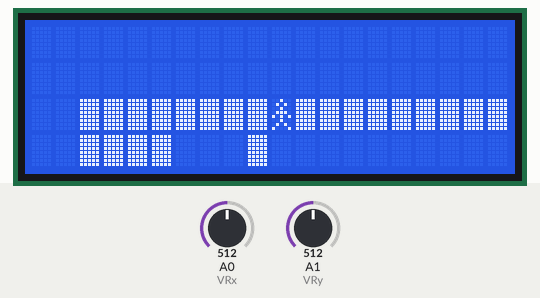
The sketch below on a simulated Arduino Uno, built with avr-gcc and run on an emulated ATmega328P. On the bench: 20×4 character LCD. The inputs (shaded band) are chosen by the test bench; at power-on: A1 (VRy) = 512, A0 (VRx) = 512. What the sketch prints to the serial monitor is not drawn.

Above: at 1.2 s.
1.3 s: A1 (VRy) set to 258
2.8 s: A1 (VRy) set to 234
At 3.15 s:
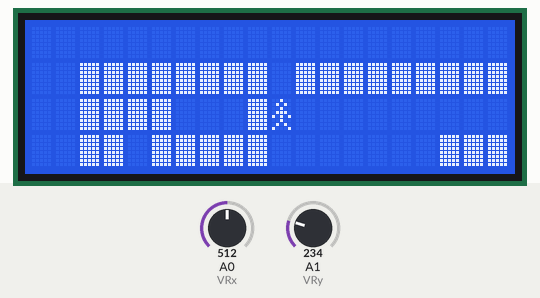
At 5.5 s:
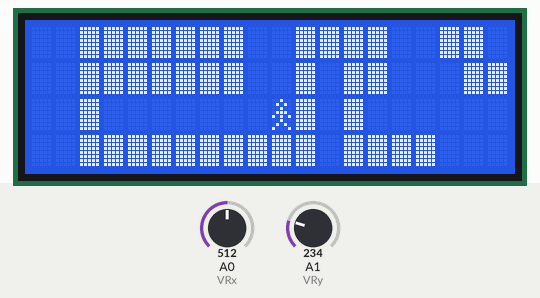
5.8 s: A0 (VRx) set to 634
8.8 s: A0 (VRx) set to 663
At 12.0 s:
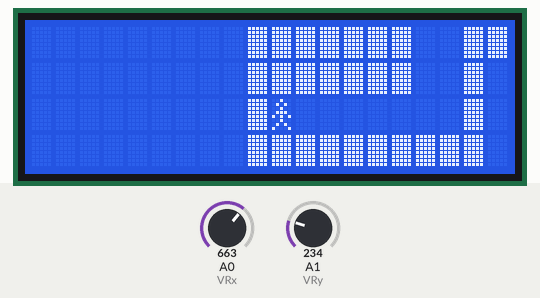
Timing chart, 0 to 12.8 s (numbered marks = the images above; inputs shaded):
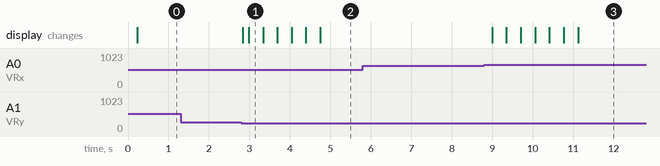

Measured:
- the behaviour switches between 250 and 249 on A1 (VRy) (found by bisection; images 0 and 1)
- the behaviour switches between 650 and 651 on A0 (VRx) (found by bisection; images 2 and 3)
- after the input at 1.3 s, every drawn part: stays the same
- after the input at 2.8 s, the display: first changes at once (image 1 shows a later state)
- after the input at 5.8 s, every drawn part: stays the same
- after the input at 8.8 s, the display: first changes after 0.20 s (image 3 shows a later state)

The sketch:

maze.ino
```cpp
// Hayden Feddock
#define SCREEN_WIDTH 20
#define SCREEN_HEIGHT 4
#define FIELD_WIDTH 25
#define FIELD_HEIGHT 25


// LiquidCrystal_I2C for LCD I2C display
#include <LiquidCrystal_I2C.h>


// Create and initialize the LCD I2C object
LiquidCrystal_I2C lcd(0x27, SCREEN_WIDTH, SCREEN_HEIGHT);

int VRx = A0;
int VRy = A1;

int xPosition = 0;
int yPosition = 0;
int mapX = 0;
int mapY = 0;

// Create game field and store important coordinates
int start[2] = {8, 0};
int stop[2] = {0, 9};
const byte field[25][25] PROGMEM = {{0, 0, 0, 0, 0, 0, 0, 0, 0, 2, 0, 0, 0, 0, 0, 0, 0, 0, 0, 0, 0, 0, 0, 0, 0}, {0, 0, 0, 0, 0, 0, 1, 0, 1, 1, 1, 1, 1, 1, 1, 1, 1, 1, 1, 1, 1, 1, 1, 1, 0}, {0, 0, 1, 1, 0, 0, 1, 0, 1, 1, 0, 0, 0, 1, 1, 0, 0, 1, 1, 1, 1, 1, 1, 1, 0}, {0, 0, 0, 1, 0, 0, 1, 0, 1, 0, 0, 1, 0, 1, 1, 0, 1, 1, 1, 1, 1, 1, 1, 1, 0}, {0, 1, 0, 1, 0, 0, 1, 0, 1, 0, 1, 1, 0, 0, 0, 0, 1, 1, 1, 1, 0, 1, 1, 1, 0}, {0, 1, 0, 1, 0, 0, 1, 0, 1, 0, 0, 1, 0, 0, 1, 0, 1, 1, 1, 1, 0, 1, 1, 1, 0}, {0, 1, 0, 1, 0, 0, 1, 0, 1, 1, 0, 1, 1, 1, 0, 1, 1, 1, 1, 1, 0, 1, 1, 1, 0}, {0, 0, 0, 1, 1, 1, 1, 0, 1, 1, 0, 1, 1, 0, 0, 1, 1, 1, 1, 1, 0, 1, 1, 1, 0}, {3, 1, 1, 1, 1, 1, 1, 0, 1, 1, 0, 1, 1, 0, 1, 1, 1, 1, 1, 1, 0, 1, 1, 1, 0}, {0, 1, 1, 1, 0, 0, 0, 0, 1, 0, 0, 1, 1, 0, 1, 1, 0, 0, 1, 1, 0, 1, 1, 1, 0}, {0, 1, 1, 1, 0, 1, 1, 1, 1, 0, 1, 1, 1, 0, 1, 0, 0, 0, 0, 1, 0, 0, 1, 1, 0}, {0, 1, 1, 1, 0, 0, 0, 0, 1, 0, 1, 1, 0, 0, 1, 0, 1, 1, 0, 1, 1, 0, 1, 1, 0}, {0, 1, 1, 1, 0, 0, 1, 0, 0, 0, 1, 0, 0, 1, 1, 0, 1, 1, 0, 0, 1, 0, 1, 1, 0}, {0, 1, 1, 1, 1, 1, 1, 0, 0, 1, 1, 0, 1, 1, 1, 0, 1, 1, 1, 0, 0, 0, 1, 1, 0}, {0, 1, 1, 1, 1, 1, 1, 0, 0, 1, 1, 0, 1, 1, 1, 0, 1, 1, 1, 0, 0, 1, 1, 1, 0}, {0, 1, 0, 0, 0, 1, 1, 1, 1, 1, 0, 0, 1, 1, 1, 0, 1, 1, 1, 0, 0, 1, 1, 1, 0}, {0, 1, 0, 1, 0, 0, 1, 1, 1, 1, 0, 1, 1, 1, 1, 0, 1, 1, 0, 0, 0, 1, 1, 1, 0}, {0, 1, 0, 1, 1, 0, 1, 1, 1, 0, 0, 1, 1, 1, 0, 0, 1, 1, 0, 1, 0, 1, 1, 1, 0}, {0, 1, 0, 1, 1, 0, 0, 0, 0, 0, 1, 1, 1, 0, 0, 1, 1, 0, 0, 1, 0, 1, 1, 1, 0}, {0, 1, 0, 1, 1, 1, 1, 1, 1, 1, 1, 1, 0, 0, 1, 1, 1, 0, 1, 1, 0, 1, 1, 1, 0}, {0, 1, 0, 1, 1, 1, 1, 1, 1, 0, 0, 0, 0, 1, 1, 1, 0, 0, 1, 0, 0, 1, 1, 1, 0}, {0, 1, 0, 0, 0, 0, 0, 0, 0, 0, 1, 1, 1, 1, 1, 1, 0, 0, 0, 0, 1, 1, 1, 0, 0}, {0, 1, 1, 1, 1, 1, 1, 1, 1, 1, 1, 1, 1, 1, 1, 1, 1, 1, 1, 1, 1, 1, 1, 0, 0}, {0, 1, 1, 1, 1, 1, 1, 1, 1, 1, 1, 1, 1, 1, 1, 1, 1, 1, 1, 1, 1, 1, 1, 0, 0}, {0, 0, 0, 0, 0, 0, 0, 0, 0, 0, 0, 0, 0, 0, 0, 0, 0, 0, 0, 0, 0, 0, 0, 0, 0}};
char screen [SCREEN_WIDTH * SCREEN_HEIGHT];

byte wall[8] = {
  0b11111,
  0b11111,
  0b11111,
  0b11111,
  0b11111,
  0b11111,
  0b11111,
  0b11111
};

byte player[8] = {
  0b00100,
  0b01010,
  0b00100,
  0b01110,
  0b10101,
  0b00100,
  0b01010,
  0b10001
};

// Function to return game screen
void getScreen (int* coordinate) {

  int i = 0;

  for (int y = (coordinate[1] - SCREEN_HEIGHT + 2); y <= (coordinate[1] + 1) ; y++) {

    for (int x = (coordinate[0] - SCREEN_WIDTH/2) ; x < (coordinate[0] + SCREEN_WIDTH/2) ; x++) {

      char c = ' ';

      if (x < 0 or x >= FIELD_WIDTH or y < 0 or y >= FIELD_HEIGHT) {
        c = ' ';
      } else if (pgm_read_byte_near(&field[x][y]) == 0) {
        c = 'X';
      } else {
        c = ' ';
      }

      screen[i] = c;
      i++;
    }
  }
}


int* coordinate = start;
int lastCoordinate[2];

void setup() {
  Serial.begin(9600);

  pinMode(VRx, INPUT);
  pinMode(VRy, INPUT);

  lcd.init();
  lcd.backlight();

  lcd.createChar(0, wall);
  lcd.createChar(1, player);
}

void loop() {

  // Read the data from the joystick
  xPosition = analogRead(VRx);
  yPosition = analogRead(VRy);
  mapX = map(xPosition, 0, 900, -450, 450);
  mapY = map(yPosition, 0, 900, -450, 450);
  Serial.print("X: ");
  Serial.print(mapX);
  Serial.print(" | Y: ");
  Serial.println(mapY);

  // Change coordinate based on joystick position
  if (mapX < -200) coordinate[0]++;
  else if (mapX > 200) coordinate[0]--;
  else if (mapY < -200) coordinate[1]++;
  else if (mapY > 200) coordinate[1]--;

  // Bound coordinates within field
  if (coordinate[0] < 0) coordinate[0] = 0;
  if (coordinate[0] >= FIELD_WIDTH) coordinate[0] = FIELD_WIDTH - 1;
  if (coordinate[1] < 0) coordinate[1] = 0;
  if (coordinate[1] >= FIELD_HEIGHT) coordinate[1] = FIELD_HEIGHT - 1;

  if (pgm_read_byte_near(&field[coordinate[0]][coordinate[1]]) == 0) {
    coordinate[0] = lastCoordinate[0];
    coordinate[1] = lastCoordinate[1];
  }

  if (coordinate[0] != lastCoordinate[0] || coordinate[1] != lastCoordinate[1]) {

    getScreen(coordinate);

    Serial.print("Field: ");

    lcd.clear();
    for (int y = 0 ; y < SCREEN_HEIGHT ; y++) {
      lcd.setCursor(0, y);
      for (int x = 0 ; x < SCREEN_WIDTH ; x ++) {
        char c = screen[x + (y * SCREEN_WIDTH)];
        lcd.setCursor(x, y);
        if (x == SCREEN_WIDTH/2 && y == SCREEN_HEIGHT/2) {
          lcd.write(byte(1));
        } else if (c == 'X') {
          lcd.write(byte(0));
        } else {
          lcd.print(' ');
        }
        Serial.print(screen[x + (y * SCREEN_WIDTH)]);
      }
    }
    Serial.print('\n');

    delay(200);
  }

  lastCoordinate[0] = coordinate[0];
  lastCoordinate[1] = coordinate[1];

}
```
